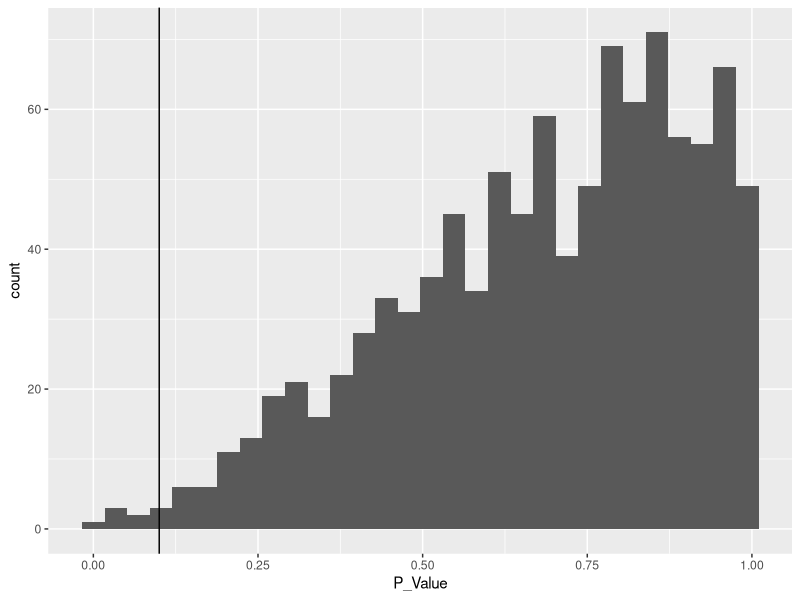

Write the R code that produced this figure.
## ---- chunk 1
## Load tidyverse library for data manipulation ##
library(tidyverse)
## ---- chunk 2
eg.dat <- read.csv("Puyallup_MSA_Eelgrass.csv", stringsAsFactors = FALSE, header = TRUE)
## ---- chunk 3
eg.sum.a <- eg.dat %>% 
  group_by(Tjoin) %>% 
  summarise(n_samples = n(), # number of sample instances
            n_EG_pres = sum(Eg_PA), # sum the sample instances when eeglrass was present
            mean_EG_dens = mean(Eg_dens, na.rm = TRUE)) # mean eelgrass when it was directly measured

eg.sum.b <- eg.dat %>% 
  filter(!is.na(FtMLLW)) %>% # filter out sample instances that were high intertidal (no eelgrass ever)
  group_by(Tjoin) %>% 
  summarise(n_samples = n(),
            n_EG_pres = sum(Eg_PA),
            mean_EG_dens = mean(Eg_dens, na.rm = TRUE))
## ---- chunk 4
## n eeglrass measures
eg.sum.a$n_EG_dens_orig <- c(4, 0, 3, 2, 0, 1, 2, 2, 1, 0)
eg.sum.b$n_EG_dens_orig <- c(4, 0, 3, 2, 0, 1, 2, 2, 1, 0)

## n to simulate ##
eg.sum.a$n_to_sim <- eg.sum.a$n_EG_pres - eg.sum.a$n_EG_dens_orig
eg.sum.b$n_to_sim <- eg.sum.b$n_EG_pres - eg.sum.b$n_EG_dens_orig
## ---- chunk 5
set.seed(123)
## ---- chunk 6
## Create dataframe to hold simualted data ##
eg.sim.a <- data.frame(Tjoin = rep(eg.sum.a$Tjoin, eg.sum.a$n_samples))

# specify how many sample instances for each transect 
eg.sim.a$rep <- c(1:eg.sum.a$n_samples[1],
                1:eg.sum.a$n_samples[2],
                1:eg.sum.a$n_samples[3],
                1:eg.sum.a$n_samples[4],
                1:eg.sum.a$n_samples[5],
                1:eg.sum.a$n_samples[6],
                1:eg.sum.a$n_samples[7],
                1:eg.sum.a$n_samples[8],
                1:eg.sum.a$n_samples[9],
                1:eg.sum.a$n_samples[10])

## Simulate data ##
t1 <- rpois(n = eg.sum.a$n_to_sim[1], lambda = eg.sum.a$mean_EG_dens[1])
t2 <- rpois(n = eg.sum.a$n_to_sim[3], lambda = eg.sum.a$mean_EG_dens[3])
t3 <- rpois(n = eg.sum.a$n_to_sim[4], lambda = eg.sum.a$mean_EG_dens[4])
t5 <- rpois(n = eg.sum.a$n_to_sim[6], lambda = eg.sum.a$mean_EG_dens[6])
t6 <- rpois(n = eg.sum.a$n_to_sim[7], lambda = eg.sum.a$mean_EG_dens[7])
t7 <- rpois(n = eg.sum.a$n_to_sim[8], lambda = mean(eg.sum.a$mean_EG_dens, na.rm = TRUE))
t8 <- rpois(n = eg.sum.a$n_to_sim[9], lambda = mean(eg.sum.a$mean_EG_dens, na.rm = TRUE))

# manually add back in original data to simulated data 
eg.sim.a$EG_dens <- NA
eg.sim.a[1:23, 3] <- c(37.33, 37.33, 37.33, 0, t1, rep(0, 10))
eg.sim.a[24:41, 3] <- rep(0, 18) # no eelgrass was present
eg.sim.a[42:63, 3] <- c(53.33, 0, 26.67, t2, rep(0, 11))
eg.sim.a[64:85, 3] <- c(0, 16, t3, rep(0, 15))
eg.sim.a[86:102, 3] <- rep(0, 17) # no eelgrass was present
eg.sim.a[103:123, 3] <- c(10.67, t5, rep(0, 17))
eg.sim.a[124:145, 3] <- c(42.67, 0, t6, rep(0, 15))
eg.sim.a[146:165, 3] <- c(t7, rep(0, 15))
eg.sim.a[166:184, 3] <- c(t8, rep(0, 16))
eg.sim.a[185:201, 3] <- rep(0, 17) # no eelgrass was present

## ---- chunk 7
## Create dataframe to hold simualted data ##
eg.sim.b <- data.frame(Tjoin = rep(eg.sum.b$Tjoin, eg.sum.b$n_samples))

# specify how many sample instances for each transect 
eg.sim.b$rep <- c(1:eg.sum.b$n_samples[1],
                1:eg.sum.b$n_samples[2],
                1:eg.sum.b$n_samples[3],
                1:eg.sum.b$n_samples[4],
                1:eg.sum.b$n_samples[5],
                1:eg.sum.b$n_samples[6],
                1:eg.sum.b$n_samples[7],
                1:eg.sum.b$n_samples[8],
                1:eg.sum.b$n_samples[9],
                1:eg.sum.b$n_samples[10])

## Simulate data ##
t1 <- rpois(n = eg.sum.b$n_to_sim[1], lambda = eg.sum.b$mean_EG_dens[1])
t2 <- rpois(n = eg.sum.b$n_to_sim[3], lambda = eg.sum.b$mean_EG_dens[3])
t3 <- rpois(n = eg.sum.b$n_to_sim[4], lambda = eg.sum.b$mean_EG_dens[4])
t5 <- rpois(n = eg.sum.b$n_to_sim[6], lambda = eg.sum.b$mean_EG_dens[6])
t6 <- rpois(n = eg.sum.b$n_to_sim[7], lambda = eg.sum.b$mean_EG_dens[7])
t7 <- rpois(n = eg.sum.b$n_to_sim[8], lambda = mean(eg.sum.b$mean_EG_dens, na.rm = TRUE))
t8 <- rpois(n = eg.sum.b$n_to_sim[9], lambda = mean(eg.sum.b$mean_EG_dens, na.rm = TRUE))

# manually add back in original data to simulated data 
eg.sim.b$EG_dens <- NA
eg.sim.b[1:22, 3] <- c(37.33, 37.33, 37.33, 0, t1, rep(0, 9))
eg.sim.b[23:40, 3] <- rep(0, 18) # no eelgrass was present
eg.sim.b[41:60, 3] <- c(53.33, 0, 26.67, t2, rep(0, 9))
eg.sim.b[61:79, 3] <- c(0, 16, t3, rep(0, 12))
eg.sim.b[80:93, 3] <- rep(0, 14) # no eelgrass was present
eg.sim.b[94:111, 3] <- c(10.67, t5, rep(0, 14))
eg.sim.b[112:130, 3] <- c(42.67, 0, t6, rep(0, 12))
eg.sim.b[131:150, 3] <- c(t7, rep(0, 15))
eg.sim.b[151:169, 3] <- c(t8, rep(0, 16))
eg.sim.b[170:186, 3] <- rep(0, 17) # no eelgrass was present
## ---- chunk 8
## A data ##
mean(eg.sim.a$EG_dens, na.rm = TRUE)
sd(eg.sim.a$EG_dens, na.rm = TRUE)

(abs((200) * qnorm(0.1))) * (sd(eg.sim.a$EG_dens, na.rm = TRUE) / mean(eg.sim.a$EG_dens, na.rm = TRUE)^2)

## B data ##
mean(eg.sim.b$EG_dens, na.rm = TRUE)
sd(eg.sim.b$EG_dens, na.rm = TRUE)

(abs((200) * qnorm(0.1))) * (sd(eg.sim.b$EG_dens, na.rm = TRUE) / mean(eg.sim.b$EG_dens, na.rm = TRUE)^2)
## ---- chunk 9
n.sim <- 1000
p_values_df <- data.frame()

for (i in 1:n.sim) {
  # Randomly sample 110 rows from the dataframe
  sample_data <- sample_n(eg.sim.a, 110, replace = FALSE)
  
  # Perform a t-test between the sample and the entire dataframe
  t_test_result <- t.test(sample_data$EG_dens, eg.sim.a$EG_dens)
  
  # Store the p-value in the p_values_df dataframe
  p_values_df <- rbind(p_values_df, data.frame(Comparison = paste("Iteration", i), P_Value = t_test_result$p.value))
}

ggplot(p_values_df) +
  geom_histogram(aes(x = P_Value)) +
  geom_vline(xintercept = 0.10)

9/1000

